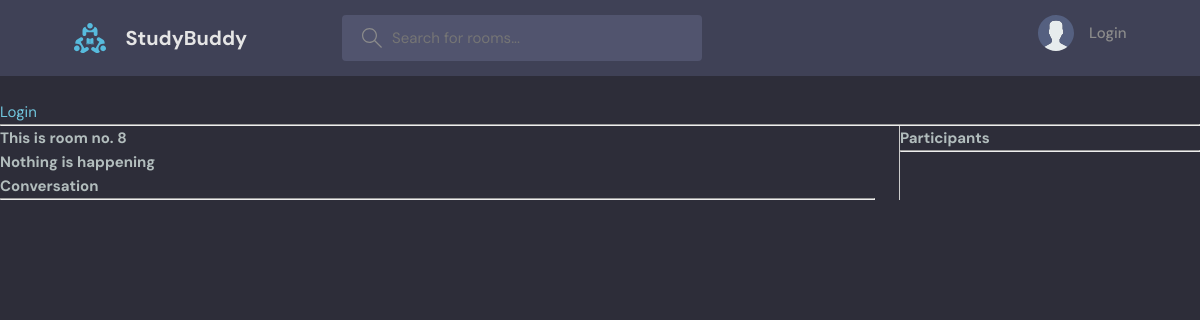
The app's page /room/8/, older data.
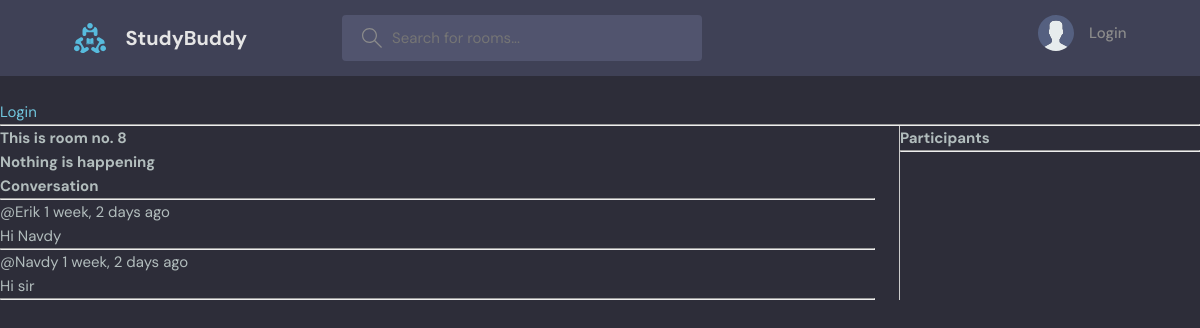
The same page, newer data.
### base/models.py (models this page shows, shortened)
class Message(models.Model):
    user = models.ForeignKey(User,on_delete=models.CASCADE)
    room = models.ForeignKey(Rooms,on_delete=models.CASCADE)
    body = models.TextField()
    updated = models.DateTimeField(auto_now=True)
    added = models.DateTimeField(auto_now_add=True)
    class Meta:
            ordering = ['-updated','-added']

### base/views.py (the view, shortened to what this page needs)
# urls.py: path('room/<str:pk>/',views.room,name='room'),
def room(request,pk):
    room = Rooms.objects.get(id=pk)
    room_messages = room.message_set.all()
    participants = room.participants.all()
    return render(request,'base/rooms.html',{'room':room,'room_messages':room_messages,'participants':participants})

### base/templates/base/rooms.html (shortened to what this page needs)
{% extends 'main.html' %}
{% block content %}
<div class="comments">
    <div class="comments-left">
        <h1>This is room no. {{room.id}}</h1>
        <h3>{{ room.name }}</h3>
        <div class="comment-wrapper">
            <h3>Conversation</h3>
            <hr>
            {% for message in room_messages %}
            <div>
                <small>@{{message.user}} {{message.added|timesince}} ago </small>
                <p>{{message.body}}</p><hr>
            </div>
            {% endfor %}
        </div>
    </div>
    <div class="comments-right">
        <h3>Participants</h3><hr>
    </div>
</div>
{% endblock %}

Row changes from the older to the newer data that the page shows:
added Message: user "Erik", added "1 week, 2 days", body "Hi Navdy"
added Message: user "Navdy", added "1 week, 2 days", body "Hi sir"
